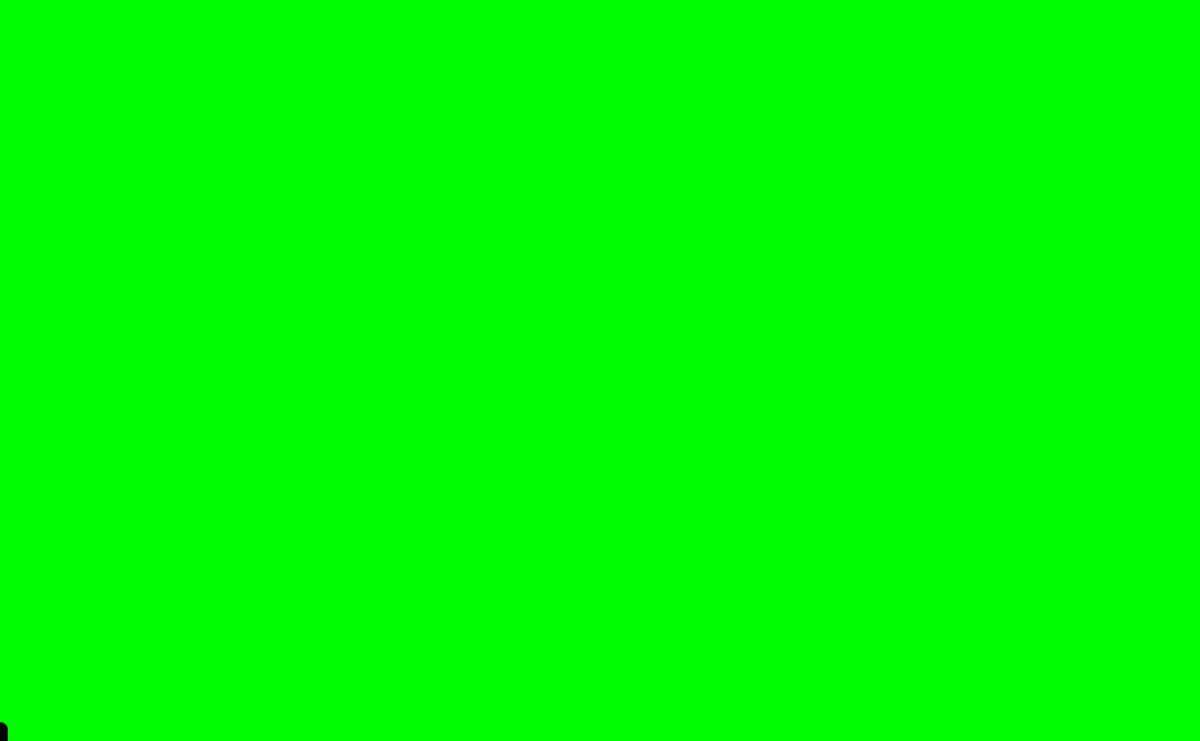
Frame 1 (no input)
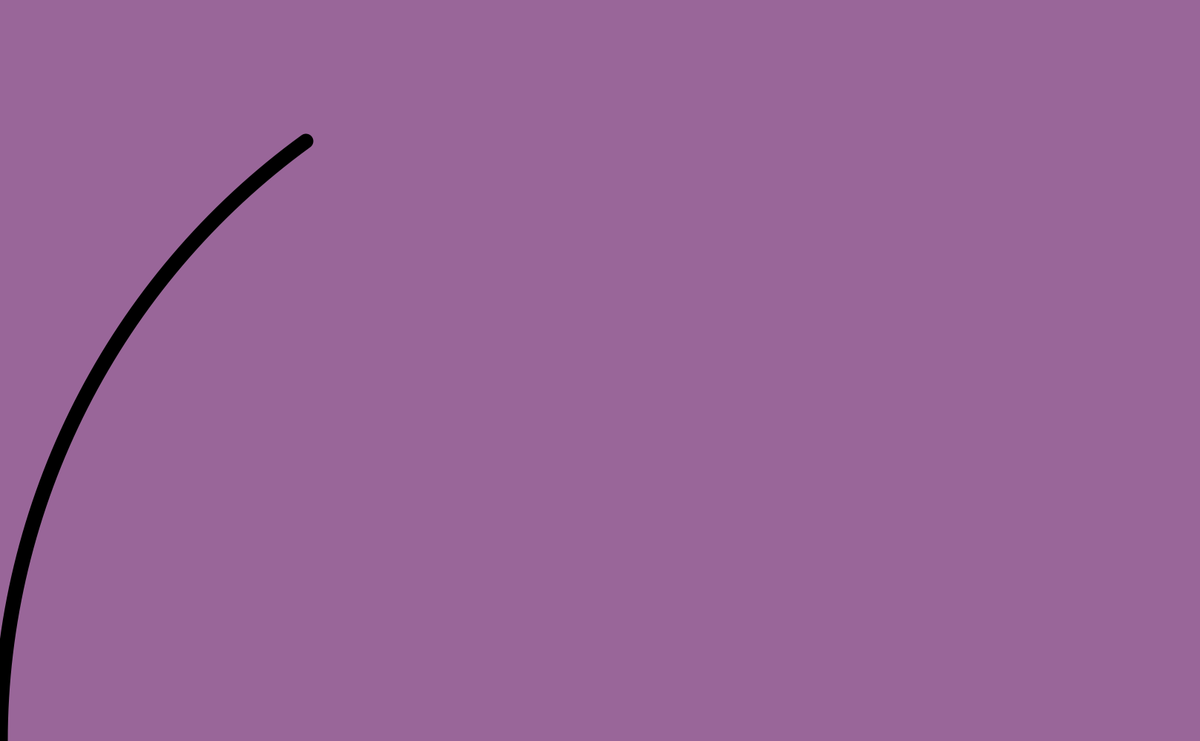
Frame 60 (the mouse pressed at the canvas centre just before this capture)
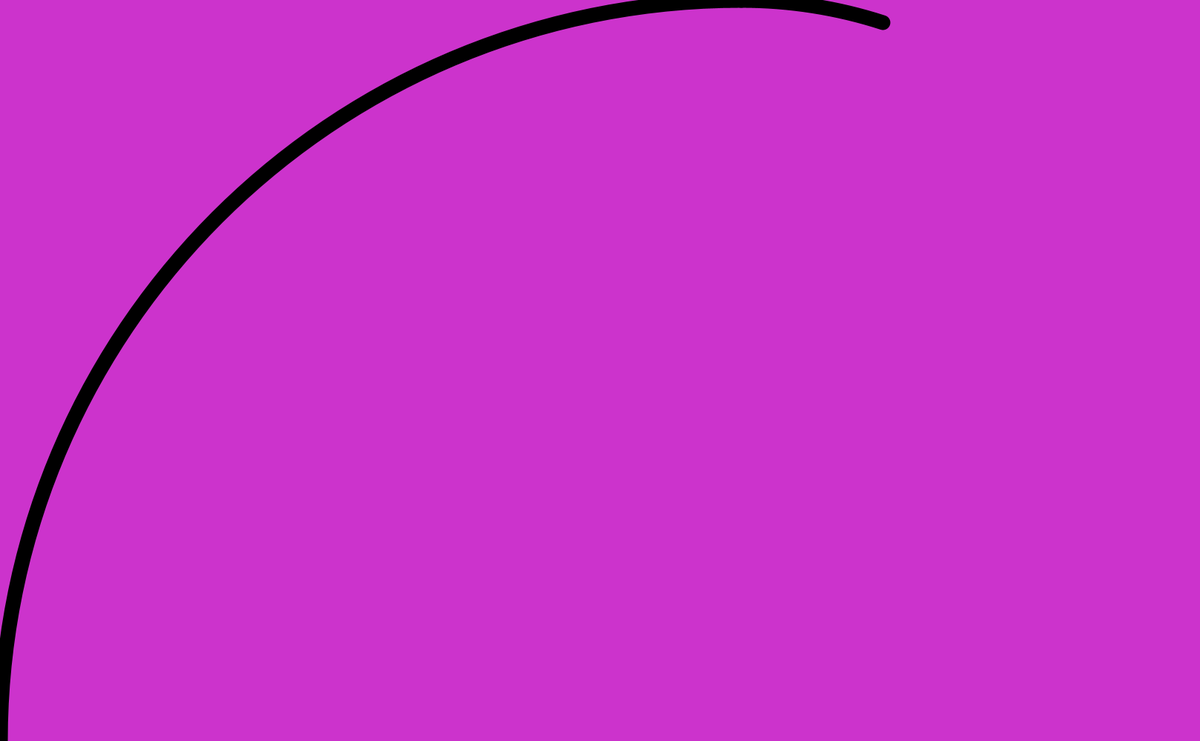
Frame 120 (the mouse held since frame 60 and released just before this capture)

The Processing sketch that drew these frames (run headless with seeded random() and noise(); from frame 60 on, the mouse is pressed at the canvas centre):

// Processing sketch: fibspiral
// ── fibspiral.pde
float PHI=1.618;
int max = 0, levelDir = 1, framesPerBox=100;
void setup() {
  size(1618, 1000);
}

void draw() {
  float colend = ((float) (frameCount%framesPerBox)/framesPerBox) ;
  if(max%4==0)
  background(255*colend, 255-255*colend,255*colend);
  if(max%4==1)
  background( 255-255*colend,255*colend,255-255*colend);
  if(max%4==2)
  background(255*colend, 255-255*colend,255*colend);
  if(max%4==3)
  background(255-255*colend,255*colend,255-255*colend);
  
  noFill();
  fib(0, 0, width/PHI, 0, 0);
  if (frameCount % framesPerBox==0) {
    max+=levelDir;
    if (max > 10 || max < 0) levelDir*=-1;
  }
}


void fib(float x, float y, float w, int dir, int lev) {
  if (lev>max) return;
  fill(255);
  //rect(x, y, w, w);
  dir%=4;
  strokeWeight(20);
  float end = .5*PI;
  float colend=1;
  if (lev == max) {
    end = ((float) (frameCount%framesPerBox)/framesPerBox) ;
    colend = ((float) (frameCount%framesPerBox)/framesPerBox) ;
    if (levelDir == 1) end = .5*PI*end;
    else end = .5*PI-.5*PI*end;
  }


  switch(dir) {
  case 0:
    fib(x+w, y, w/PHI, dir+1, lev+1);
    noFill();
    //fill(255*colend, 255*colend, 255-255*colend);
    arc(x+w, y+w, 2*w, 2*w, PI, PI+end);
    break;
  case 1:
    fib(x+w/PHI/PHI, y+w, w/PHI, dir+1, lev+1);
    //fill(255-255*colend, 255-255*colend, 255*colend);
    noFill();
    arc(x, y+w, 2*w, 2*w, 1.5*PI, 1.5*PI+end);
    break;
  case 2:
    fib(x-w/PHI, y+w/PHI/PHI, w/PHI, dir+1, lev+1);
    //fill(255-255*colend, 255*colend, 255*colend);
    noFill();
    arc(x, y, 2*w, 2*w, 0, end);
    break;
  case 3:
    fib(x, y-w/PHI, w/PHI, dir+1, lev+1);
    //fill(255*colend, 255-255*colend, 255*colend);
    noFill();
    arc(x+w, y, 2*w, 2*w, 0.5*PI, 0.5*PI+end);
    break;
  }
  noFill();
  //rect(x, y, w, w);
}
